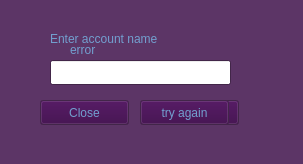
<?xml version="1.0" encoding="UTF-8"?>
<ui version="4.0">
 <class>MainWindow</class>
 <widget class="QMainWindow" name="MainWindow">
  <property name="geometry">
   <rect>
    <x>0</x>
    <y>0</y>
    <width>303</width>
    <height>164</height>
   </rect>
  </property>
  <property name="palette">
   <palette>
    <active>
     <colorrole role="WindowText">
      <brush brushstyle="SolidPattern">
       <color alpha="255">
        <red>114</red>
        <green>159</green>
        <blue>207</blue>
       </color>
      </brush>
     </colorrole>
     <colorrole role="Button">
      <brush brushstyle="SolidPattern">
       <color alpha="255">
        <red>56</red>
        <green>2</green>
        <blue>69</blue>
       </color>
      </brush>
     </colorrole>
     <colorrole role="Text">
      <brush brushstyle="SolidPattern">
       <color alpha="255">
        <red>0</red>
        <green>0</green>
        <blue>0</blue>
       </color>
      </brush>
     </colorrole>
     <colorrole role="ButtonText">
      <brush brushstyle="SolidPattern">
       <color alpha="255">
        <red>114</red>
        <green>159</green>
        <blue>207</blue>
       </color>
      </brush>
     </colorrole>
     <colorrole role="Base">
      <brush brushstyle="SolidPattern">
       <color alpha="255">
        <red>255</red>
        <green>255</green>
        <blue>255</blue>
       </color>
      </brush>
     </colorrole>
     <colorrole role="Window">
      <brush brushstyle="SolidPattern">
       <color alpha="255">
        <red>92</red>
        <green>53</green>
        <blue>102</blue>
       </color>
      </brush>
     </colorrole>
     <colorrole role="LinkVisited">
      <brush brushstyle="SolidPattern">
       <color alpha="255">
        <red>32</red>
        <green>74</green>
        <blue>135</blue>
       </color>
      </brush>
     </colorrole>
    </active>
    <inactive>
     <colorrole role="WindowText">
      <brush brushstyle="SolidPattern">
       <color alpha="255">
        <red>114</red>
        <green>159</green>
        <blue>207</blue>
       </color>
      </brush>
     </colorrole>
     <colorrole role="Button">
      <brush brushstyle="SolidPattern">
       <color alpha="255">
        <red>56</red>
        <green>2</green>
        <blue>69</blue>
       </color>
      </brush>
     </colorrole>
     <colorrole role="Text">
      <brush brushstyle="SolidPattern">
       <color alpha="255">
        <red>0</red>
        <green>0</green>
        <blue>0</blue>
       </color>
      </brush>
     </colorrole>
     <colorrole role="ButtonText">
      <brush brushstyle="SolidPattern">
       <color alpha="255">
        <red>114</red>
        <green>159</green>
        <blue>207</blue>
       </color>
      </brush>
     </colorrole>
     <colorrole role="Base">
      <brush brushstyle="SolidPattern">
       <color alpha="255">
        <red>255</red>
        <green>255</green>
        <blue>255</blue>
       </color>
      </brush>
     </colorrole>
     <colorrole role="Window">
      <brush brushstyle="SolidPattern">
       <color alpha="255">
        <red>92</red>
        <green>53</green>
        <blue>102</blue>
       </color>
      </brush>
     </colorrole>
     <colorrole role="LinkVisited">
      <brush brushstyle="SolidPattern">
       <color alpha="255">
        <red>32</red>
        <green>74</green>
        <blue>135</blue>
       </color>
      </brush>
     </colorrole>
    </inactive>
    <disabled>
     <colorrole role="WindowText">
      <brush brushstyle="SolidPattern">
       <color alpha="255">
        <red>190</red>
        <green>190</green>
        <blue>190</blue>
       </color>
      </brush>
     </colorrole>
     <colorrole role="Button">
      <brush brushstyle="SolidPattern">
       <color alpha="255">
        <red>56</red>
        <green>2</green>
        <blue>69</blue>
       </color>
      </brush>
     </colorrole>
     <colorrole role="Text">
      <brush brushstyle="SolidPattern">
       <color alpha="255">
        <red>190</red>
        <green>190</green>
        <blue>190</blue>
       </color>
      </brush>
     </colorrole>
     <colorrole role="ButtonText">
      <brush brushstyle="SolidPattern">
       <color alpha="255">
        <red>190</red>
        <green>190</green>
        <blue>190</blue>
       </color>
      </brush>
     </colorrole>
     <colorrole role="Base">
      <brush brushstyle="SolidPattern">
       <color alpha="255">
        <red>92</red>
        <green>53</green>
        <blue>102</blue>
       </color>
      </brush>
     </colorrole>
     <colorrole role="Window">
      <brush brushstyle="SolidPattern">
       <color alpha="255">
        <red>92</red>
        <green>53</green>
        <blue>102</blue>
       </color>
      </brush>
     </colorrole>
     <colorrole role="LinkVisited">
      <brush brushstyle="SolidPattern">
       <color alpha="255">
        <red>32</red>
        <green>74</green>
        <blue>135</blue>
       </color>
      </brush>
     </colorrole>
    </disabled>
   </palette>
  </property>
  <property name="windowTitle">
   <string>which email address</string>
  </property>
  <widget class="QWidget" name="centralwidget">
   <widget class="QLabel" name="label">
    <property name="geometry">
     <rect>
      <x>50</x>
      <y>30</y>
      <width>151</width>
      <height>17</height>
     </rect>
    </property>
    <property name="text">
     <string>Enter account name</string>
    </property>
   </widget>
   <widget class="QLineEdit" name="lineEdit">
    <property name="geometry">
     <rect>
      <x>50</x>
      <y>60</y>
      <width>181</width>
      <height>25</height>
     </rect>
    </property>
   </widget>
   <widget class="QPushButton" name="closebutton">
    <property name="geometry">
     <rect>
      <x>40</x>
      <y>100</y>
      <width>89</width>
      <height>25</height>
     </rect>
    </property>
    <property name="text">
     <string>Close</string>
    </property>
   </widget>
   <widget class="QPushButton" name="OKbutton">
    <property name="geometry">
     <rect>
      <x>150</x>
      <y>100</y>
      <width>89</width>
      <height>25</height>
     </rect>
    </property>
    <property name="text">
     <string>OK</string>
    </property>
    <property name="checkable">
     <bool>true</bool>
    </property>
   </widget>
   <widget class="QLabel" name="email">
    <property name="geometry">
     <rect>
      <x>70</x>
      <y>20</y>
      <width>171</width>
      <height>61</height>
     </rect>
    </property>
    <property name="text">
     <string>&lt;html&gt;&lt;head/&gt;&lt;body&gt;&lt;p&gt;error&lt;/p&gt;&lt;/body&gt;&lt;/html&gt;</string>
    </property>
    <property name="wordWrap">
     <bool>true</bool>
    </property>
   </widget>
   <widget class="QPushButton" name="tryagainButton">
    <property name="geometry">
     <rect>
      <x>140</x>
      <y>100</y>
      <width>89</width>
      <height>25</height>
     </rect>
    </property>
    <property name="text">
     <string>try again</string>
    </property>
   </widget>
  </widget>
  <widget class="QMenuBar" name="menubar">
   <property name="geometry">
    <rect>
     <x>0</x>
     <y>0</y>
     <width>303</width>
     <height>22</height>
    </rect>
   </property>
  </widget>
 </widget>
 <resources/>
 <connections>
  <connection>
   <sender>closebutton</sender>
   <signal>clicked()</signal>
   <receiver>MainWindow</receiver>
   <slot>close()</slot>
   <hints>
    <hint type="sourcelabel">
     <x>124</x>
     <y>164</y>
    </hint>
    <hint type="destinationlabel">
     <x>201</x>
     <y>117</y>
    </hint>
   </hints>
  </connection>
  <connection>
   <sender>OKbutton</sender>
   <signal>clicked()</signal>
   <receiver>label</receiver>
   <slot>hide()</slot>
   <hints>
    <hint type="sourcelabel">
     <x>244</x>
     <y>164</y>
    </hint>
    <hint type="destinationlabel">
     <x>155</x>
     <y>90</y>
    </hint>
   </hints>
  </connection>
  <connection>
   <sender>OKbutton</sender>
   <signal>clicked()</signal>
   <receiver>lineEdit</receiver>
   <slot>hide()</slot>
   <hints>
    <hint type="sourcelabel">
     <x>244</x>
     <y>164</y>
    </hint>
    <hint type="destinationlabel">
     <x>170</x>
     <y>124</y>
    </hint>
   </hints>
  </connection>
  <connection>
   <sender>lineEdit</sender>
   <signal>returnPressed()</signal>
   <receiver>OKbutton</receiver>
   <slot>click()</slot>
   <hints>
    <hint type="sourcelabel">
     <x>170</x>
     <y>124</y>
    </hint>
    <hint type="destinationlabel">
     <x>244</x>
     <y>164</y>
    </hint>
   </hints>
  </connection>
  <connection>
   <sender>OKbutton</sender>
   <signal>clicked()</signal>
   <receiver>OKbutton</receiver>
   <slot>hide()</slot>
   <hints>
    <hint type="sourcelabel">
     <x>214</x>
     <y>144</y>
    </hint>
    <hint type="destinationlabel">
     <x>214</x>
     <y>144</y>
    </hint>
   </hints>
  </connection>
  <connection>
   <sender>OKbutton</sender>
   <signal>clicked()</signal>
   <receiver>email</receiver>
   <slot>show()</slot>
   <hints>
    <hint type="sourcelabel">
     <x>214</x>
     <y>144</y>
    </hint>
    <hint type="destinationlabel">
     <x>150</x>
     <y>82</y>
    </hint>
   </hints>
  </connection>
  <connection>
   <sender>tryagainButton</sender>
   <signal>clicked()</signal>
   <receiver>tryagainButton</receiver>
   <slot>hide()</slot>
   <hints>
    <hint type="sourcelabel">
     <x>214</x>
     <y>174</y>
    </hint>
    <hint type="destinationlabel">
     <x>214</x>
     <y>174</y>
    </hint>
   </hints>
  </connection>
  <connection>
   <sender>tryagainButton</sender>
   <signal>clicked()</signal>
   <receiver>OKbutton</receiver>
   <slot>show()</slot>
   <hints>
    <hint type="sourcelabel">
     <x>214</x>
     <y>174</y>
    </hint>
    <hint type="destinationlabel">
     <x>214</x>
     <y>144</y>
    </hint>
   </hints>
  </connection>
  <connection>
   <sender>tryagainButton</sender>
   <signal>clicked()</signal>
   <receiver>lineEdit</receiver>
   <slot>show()</slot>
   <hints>
    <hint type="sourcelabel">
     <x>214</x>
     <y>174</y>
    </hint>
    <hint type="destinationlabel">
     <x>160</x>
     <y>104</y>
    </hint>
   </hints>
  </connection>
  <connection>
   <sender>tryagainButton</sender>
   <signal>clicked()</signal>
   <receiver>email</receiver>
   <slot>hide()</slot>
   <hints>
    <hint type="sourcelabel">
     <x>214</x>
     <y>174</y>
    </hint>
    <hint type="destinationlabel">
     <x>150</x>
     <y>82</y>
    </hint>
   </hints>
  </connection>
  <connection>
   <sender>tryagainButton</sender>
   <signal>clicked()</signal>
   <receiver>label</receiver>
   <slot>show()</slot>
   <hints>
    <hint type="sourcelabel">
     <x>214</x>
     <y>174</y>
    </hint>
    <hint type="destinationlabel">
     <x>145</x>
     <y>70</y>
    </hint>
   </hints>
  </connection>
  <connection>
   <sender>tryagainButton</sender>
   <signal>clicked()</signal>
   <receiver>lineEdit</receiver>
   <slot>clear()</slot>
   <hints>
    <hint type="sourcelabel">
     <x>204</x>
     <y>144</y>
    </hint>
    <hint type="destinationlabel">
     <x>160</x>
     <y>104</y>
    </hint>
   </hints>
  </connection>
  <connection>
   <sender>tryagainButton</sender>
   <signal>clicked()</signal>
   <receiver>lineEdit</receiver>
   <slot>setFocus()</slot>
   <hints>
    <hint type="sourcelabel">
     <x>204</x>
     <y>144</y>
    </hint>
    <hint type="destinationlabel">
     <x>160</x>
     <y>104</y>
    </hint>
   </hints>
  </connection>
 </connections>
</ui>
